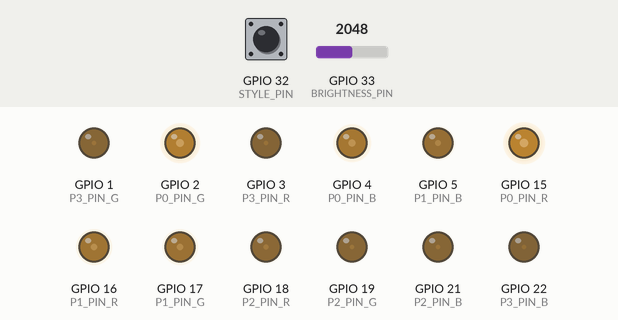
Recording of a sketch running on a simulated ESP32. Parts: output pins drawn as LEDs (lit = HIGH). Inputs (shaded band) come from the test bench; at power-on: GPIO 33 (BRIGHTNESS_PIN) = 2048, GPIO 32 (STYLE_PIN) HIGH. What the sketch prints to the serial monitor is not drawn.

Above: at 1.2 s.
1.3 s: GPIO 33 (BRIGHTNESS_PIN) set to 2866
At 1.7 s:
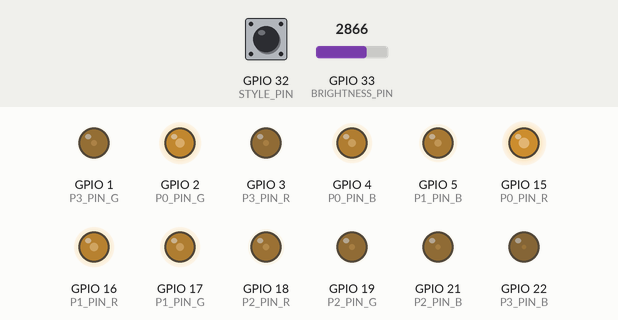
2.8 s: GPIO 32 (STYLE_PIN) pulled LOW for 0.15 s
At 3.2 s:
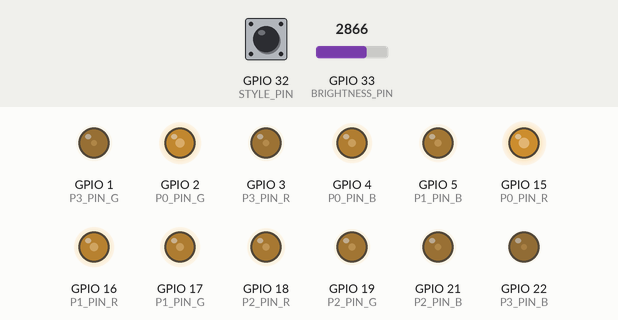
4.4 s: GPIO 33 (BRIGHTNESS_PIN) set to 3603
At 5.0 s:
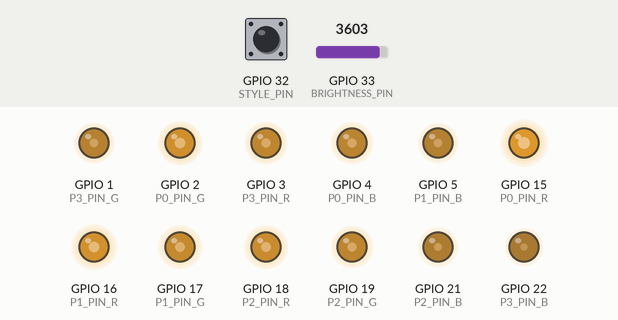
5.9 s: GPIO 32 (STYLE_PIN) pulled LOW for 1 s
At 8.1 s:
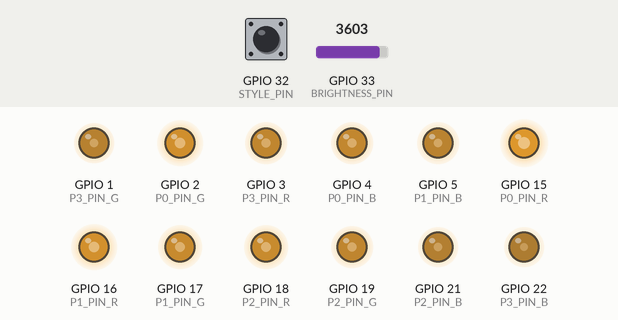
8.4 s: GPIO 32 (STYLE_PIN) pulled LOW for 0.15 s
At 9.7 s:
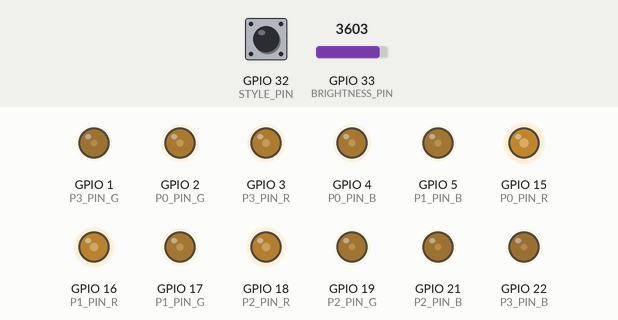
10.0 s: GPIO 33 (BRIGHTNESS_PIN) set to 4095
At 11.4 s:
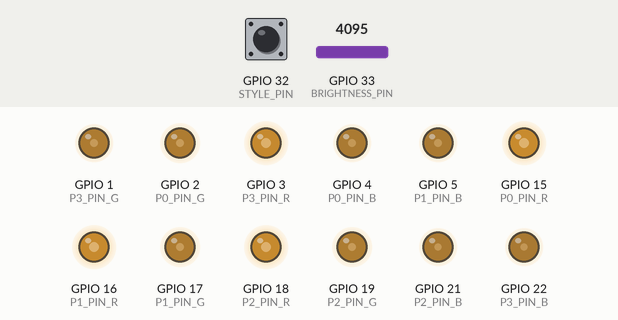
Timing chart, 0 to 12.5 s (numbered marks = the images above; inputs shaded):
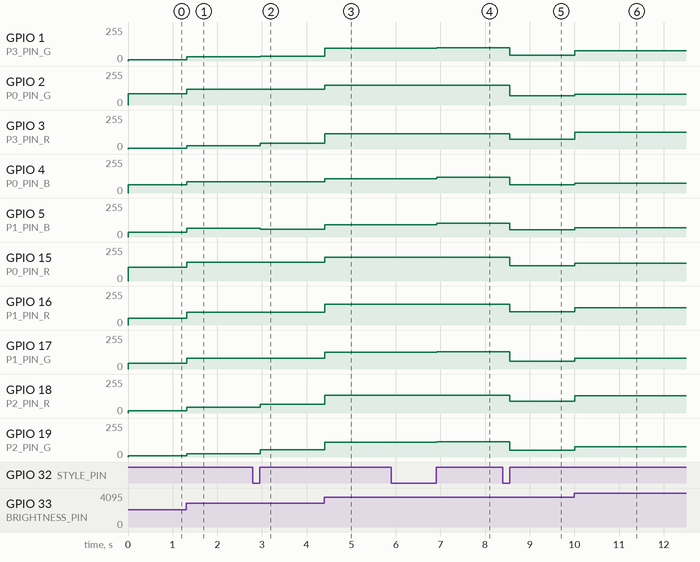

The sketch:

CityScape_ESP32Controller.ino
```cpp
#include "CityScape.h"
#include <iostream>

using namespace std;

//  Global variables
const int NUM_PANELS = 4;
const int NUM_STYLES = 9;
const int NUM_SOLID_COLORS = 5;

//  GPIO Panel LED Declarations
#define P0_PIN_R 15
#define P0_PIN_G 2
#define P0_PIN_B 4
#define P1_PIN_R 16
#define P1_PIN_G 17
#define P1_PIN_B 5
#define P2_PIN_R 18
#define P2_PIN_G 19
#define P2_PIN_B 21
#define P3_PIN_R 3
#define P3_PIN_G 1
#define P3_PIN_B 22

//  GPIO Button Declarations
#define STYLE_PIN 32
#define BRIGHTNESS_PIN 33

void setup() {
    // Debug print intiate
    Serial.begin(9600);
    Serial.print("Serial plotter started\n");

    //  LED Strip pin modes
    pinMode(P0_PIN_R, OUTPUT);
    pinMode(P0_PIN_G, OUTPUT);
    pinMode(P0_PIN_B, OUTPUT);
    pinMode(P1_PIN_R, OUTPUT);
    pinMode(P1_PIN_G, OUTPUT);
    pinMode(P1_PIN_B, OUTPUT);
    pinMode(P2_PIN_R, OUTPUT);
    pinMode(P2_PIN_G, OUTPUT);
    pinMode(P2_PIN_B, OUTPUT);
    pinMode(P3_PIN_R, OUTPUT);
    pinMode(P3_PIN_G, OUTPUT);
    pinMode(P3_PIN_B, OUTPUT);

    // Auxilary control pins
    pinMode(STYLE_PIN, INPUT_PULLUP);
    pinMode(BRIGHTNESS_PIN, INPUT);
}

void loop()
{
    //  Variable (single) declaration
    int termCase = 1;
    int runState = 0;
    int gpioStylePin = 36;
    int gpioLedPowerScale = 39;
    int styleProfile = 0;
    int caseGroupIndex = 0;
    bool styleButtonArmed = false;

    //  Variable (array) declaration
    //  https://docs.espressif.com/projects/esp-idf/en/v5.1/esp32/_images/esp32-devkitC-v4-pinout.png
    //  All pins run NE to NW on board orientation
    char* cityNames[NUM_PANELS];
    int gpioLedPins[NUM_PANELS][3] =
    {
        {P0_PIN_R, P0_PIN_G, P0_PIN_B},
        {P1_PIN_R, P1_PIN_G, P1_PIN_B},
        {P2_PIN_R, P2_PIN_G, P2_PIN_B},
        {P3_PIN_R, P3_PIN_G, P3_PIN_B}
    };
    int ledDefaultColors[NUM_PANELS][3] =
    {
        {206, 170, 122},
        {205, 173, 138},
        {134, 81, 73},
        {110, 147, 42},
    };
    int solidColorPresets[NUM_SOLID_COLORS][3]{
        {250, 250, 250},
        {255, 237, 168},
        {187, 161, 46},
        {141, 200, 242},
        {189, 222, 171}
    };

    //  Program Initialization
    struct led_panel panels[NUM_PANELS];
    cityNames[0] = add_city("auerbach");
    cityNames[1] = add_city("salina");
    cityNames[2] = add_city("dundee");
    cityNames[3] = add_city("vancouver");
    led_init(panels, cityNames, gpioLedPins, ledDefaultColors);


    //  Main loop
    while (runState != termCase) {
        //  Reset group index to 0
        //  SWITCH: Color Style Selecion
        //      Sets LED colors to appropriate style
        switch(styleProfile){
            // Individual panel city colors
            case(0):
                reset_panels_colors(panels, ledDefaultColors);
                break;
            //  Fallthrough case to setting group color
            case (1):   //  Auerbach
                caseGroupIndex = 1;
                [[fallthrough]];
            case (2):   //  Salina
                [[fallthrough]];
            case (3):   //  Dundee
                [[fallthrough]];
            case (4):   //  Vancouver
                group_landscape_color(panels, ledDefaultColors, (styleProfile - caseGroupIndex));
                break;
            //  Fallthrough case to setting group solid color
            case (5):   //  White
                caseGroupIndex = 5;
                [[fallthrough]];
            case (6):   //  Yellow - Butter
                [[fallthrough]];
            case (7):   //  Yellow - Dark
                [[fallthrough]];
            case (8):   //  Blue
                [[fallthrough]];
            case (9):   //  Green
                group_solid_color(panels, solidColorPresets, (styleProfile - caseGroupIndex));
                break;
            default:
                cout << "ERROR: Switch 'Color Style Selecion' default reached" << endl;
        }

        //  Output style to LED pins
        write_led_rgb(panels);
        delay(25);

        //  Check if we can arm the style button
        if (styleButtonArmed == false) {
            if (digitalRead(STYLE_PIN) == LOW) {
                styleButtonArmed = true;
            }
        }

        //  If the style button is armed, check if a high press is active
        if (styleButtonArmed == true && digitalRead(STYLE_PIN) == HIGH) {
            styleButtonArmed = false;
            styleProfile = incramentStyleCase(styleProfile);
        }
    }
}


//  Assign gpio pins to output of LED
void write_led_rgb(struct led_panel panels[]) {

    for (int i = 0; i < NUM_PANELS; ++i) {
        //  Scale panels RGB output to current brightness setting
        scale_panels_led_power(panels);

        //  Remove debug when copying into Arduino's IDE
        analogWrite((int)panels[i].redPin, (int)(panels[i].redValue));
        analogWrite((int)panels[i].greenPin, (int)(panels[i].greenValue));
        analogWrite((int)panels[i].bluePin, (int)(panels[i].blueValue));
    }
}


//  Address the LED Red, Green, and Blue color values individually
void set_led_color_single(struct led_panel &panel, char color, int colorValue) {
    switch (tolower(color)) {
    case 'r':
        panel.redValue = (int*)colorValue;
        return;
    case 'g':
        panel.greenValue = (int*)colorValue;
        return;
    case 'b':
        panel.blueValue = (int*)colorValue;
        return;
    }
    cout << "ERROR: Unexpected character provided. Char: " << color << endl;
    return;
}


//  Address the LED Reg, Green, and Blue color values all at once
void set_led_color_group(struct led_panel &panel, int r, int g, int b) {
    char rgb[3] = {'r', 'g', 'b'};
    int ledColors[] = { r, g, b };
    for (int i = 0; i < 3; ++i) {
        set_led_color_single(panel, rgb[i], ledColors[i]);
    }
    return;
}


//  Adjust all panels LED's to brightness level based on signwave
void set_led_color_sinwave(struct led_panel& panel) {
    //  LOGIC WORKFLOW
    //  1. Call sinwave radial from panel, scale LED based on that
    //  2. Scale the LED brightness based on radial calcualation

}


//  Get potentiometer value from analogInput
double get_brightness_normalized() {
    int inputVal = 0;
    double outputVal = 0.0;

    inputVal = analogRead(BRIGHTNESS_PIN);
    outputVal = map(inputVal, 0, 4096, 0, 100) / 100.0;

    return outputVal;
}


//  Return LED power based on potentiometer value
void scale_panels_led_power(struct led_panel panels[]) {
    for (int i = 0; i < NUM_PANELS; ++i) {
        int calculatedValue = 0;
        double scaleMultiple = get_brightness_normalized();

        calculatedValue = (int)panels[i].redValue * scaleMultiple;
        panels[i].redValue = (int*)calculatedValue;
        calculatedValue = (int)panels[i].blueValue * scaleMultiple;
        panels[i].blueValue = (int*)calculatedValue;
        calculatedValue = (int)panels[i].greenValue * scaleMultiple;
        panels[i].greenValue = (int*)calculatedValue;
    }
}


//  Allocate city name into memory
char* add_city(const char *newName) {
    char* newCity;
    int nameLen = 0;
    //  Parse length of char array to see if we find a null terminator
    for (int i = 0; i < 256; ++i) {
        if (newName[i] == '\0') {
            break;
        }
        nameLen += 1;
    }

    //  If we blew past 256 loops, assume bad data ingestion and use unknown
    if (nameLen == 256) {
        nameLen = 8;
        newName = "unknown";
    }

    //  Allocate heap memeory for needed size of char array
    newCity = new char[nameLen];
    for (int i = 0; i < nameLen; ++i) {
        newCity[i] = newName[i];
    }
    newCity[nameLen] = '\0';

    return newCity;
}


//  Change a panels LED power output
void set_led_power(struct led_panel &panel, int *newPower) {
    panel.power = (int*)(int)newPower;
}


//  Initialize LED values
void led_init(struct led_panel panels[], char *names[], int gpioLedPins[][3], int ledColors[][3]) {
    int arrLevel = 0;
    for (int i = 0; i < NUM_PANELS; ++i) {
        //  Simple data copy
        panels[i].name = names[i];
        panels[i].power = (int *)100;

        //  Pass in the assigned GPIO pins
        panels[i].redPin = (int*)gpioLedPins[i][0];
        panels[i].greenPin = (int*)gpioLedPins[i][1];
        panels[i].bluePin = (int*)gpioLedPins[i][2];

        //  Assign colors by group
        set_led_color_group(panels[i], ledColors[i][0], ledColors[i][1], ledColors[i][2]);
    }

}


//  - - Panel style setters - -
//
void reset_panels_colors(struct led_panel panels[], int ledColors[][3]) {
    for (int i = 0; i < NUM_PANELS; ++i) {
        set_led_color_group(panels[i], ledColors[i][0], ledColors[i][1], ledColors[i][2]);
    }
}
//  Sets all panels to one of the defined colors
void group_landscape_color(struct led_panel panels[], int ledColors[][3], int styleCase) {
    for (int i = 0; i < NUM_PANELS; ++i) {
        set_led_color_group(panels[i], ledColors[styleCase][0], ledColors[styleCase][1], ledColors[styleCase][2]);
    }
}
//  Sets all panels to a series of solid color
void group_solid_color(struct led_panel panels[], int solidColors[][3], int styleCase) {
    for (int i = 0; i < NUM_PANELS; ++i) {
        set_led_color_group(panels[i], solidColors[styleCase][0], solidColors[styleCase][1], solidColors[styleCase][2]);
    }
}


//  Incrament the styleProfile by one and loop if needed
int incramentStyleCase(int styleProfile) {
    if (styleProfile == NUM_STYLES) {
        return 0;
    }
    else {
        return styleProfile += 1;
    }
}


//  Debug print all data related to panel struct
void debug_print_panel(struct led_panel panels[]) {
    for (int i = 0; i < NUM_PANELS; ++i) {
        cout << "Panel name:    " << panels[i].name << endl;
        cout << "Power Level:   " << (int)panels[i].power << endl;
        cout << "GPIO Red:      " << (int)panels[i].redPin << endl;
        cout << "GPIO Red Val:  " << (int)panels[i].redValue << endl;
        cout << "GPIO Grn:      " << (int)panels[i].greenPin << endl;
        cout << "GPIO Grn Val:  " << (int)panels[i].greenValue << endl;
        cout << "GPIO Blu:      " << (int)panels[i].bluePin << endl;
        cout << "GPIO Blu Val:  " << (int)panels[i].blueValue << endl;
        cout << "- - - - - - - - - - - - -" << endl;
        cout << endl;
    }
}


//  Debug print a panels selected color pin value output
void debug_analogWrite(int pin, int value) {
    cout << "Pin: " << pin << endl;
    cout << "Value: " << value << endl;
    cout << "- - - - - - - - -" << endl;
    return;
}
```

CityScape.h
```cpp
//  - - Structs and Classes - -
//  Only one struct needed for this project.
//  - - - - - - - - -
//  led_panel tracks
struct led_panel {
    char* name;
    int* power;
    int* redPin;
    int* redValue;
    int* bluePin;
    int* blueValue;
    int* greenPin;
    int* greenValue;
};

//  - - Setters - -
//
//  - - - - - - - - -
void set_led_color_single(struct led_panel *panel, char color, int colorValue);
void set_led_color_group(struct led_panel &panel, int r, int g, int b);
void set_led_power(struct led_panel &panel, int *newPower);
void set_led_color_sinwave(struct led_panel& panel);


//  - - Getters - -
//
//  - - - - - - - - -
double get_brightness_normalized();


//  - - Modifiers - -
//
//  - - - - - - - - -
void scale_panels_led_power(struct led_panel panels[]);
void write_led_rgb(struct led_panel panels[]);
char* add_city(const char *newName);
void led_init(struct led_panel panels[], char *names[], int gpioLedPins[][3], int ledColors[][3]);


//  - - Patterns - -
//  All LED patten control functions
//  - - - - - - - - -
void reset_panels_colors(struct led_panel panels[], int ledColors[][3]);
void group_landscape_color(struct led_panel panels[], int ledColors[][3], int styleCase);
void group_solid_color(struct led_panel panels[], int ledColors[][3], int styleCase);
int incramentStyleCase(int styleProfile);


//  - - Debugging - -
//  Used for internal testing and to dump data or
//      memory to the terminal when needed
//  - - - - - - - - -
void debug_print_panel(struct led_panel *panel);
void debug_analogWrite(int pin, int value);
```

Measured:
- after the input at 1.3 s, GPIO 1 (P3_PIN_G): 9/255 → 32/255 at once; GPIO 2 (P0_PIN_G): 85/255 → 117/255 at once; GPIO 3 (P3_PIN_R): 6/255 → 24/255 at once; GPIO 4 (P0_PIN_B): 61/255 → 84/255 at once; GPIO 5 (P1_PIN_B): 34/255 → 65/255 at once
- after the input at 2.8 s, GPIO 1 (P3_PIN_G): 32/255 → 37/255 after 0.16 s; GPIO 3 (P3_PIN_R): 24/255 → 45/255 after 0.16 s; GPIO 5 (P1_PIN_B): 65/255 → 57/255 after 0.16 s; GPIO 17 (P1_PIN_G): 82/255 → 80/255 after 0.16 s; GPIO 18 (P2_PIN_R): 43/255 → 66/255 after 0.16 s
- after the input at 4.4 s, GPIO 1 (P3_PIN_G): 37/255 → 95/255 at once; GPIO 2 (P0_PIN_G): 117/255 → 147/255 at once; GPIO 3 (P3_PIN_R): 45/255 → 116/255 at once; GPIO 4 (P0_PIN_B): 84/255 → 106/255 at once; GPIO 5 (P1_PIN_B): 57/255 → 92/255 at once
- after the input at 5.9 s, GPIO 1 (P3_PIN_G): 95/255 → 98/255 after 1.0 s; GPIO 2 (P0_PIN_G): 147/255 → 150/255 after 1.0 s; GPIO 3 (P3_PIN_R): 116/255 → 115/255 after 1.0 s; GPIO 4 (P0_PIN_B): 106/255 → 120/255 after 1.0 s; GPIO 5 (P1_PIN_B): 92/255 → 104/255 after 1.0 s
- after the input at 8.4 s, GPIO 1 (P3_PIN_G): 98/255 → 45/255 after 0.15 s; GPIO 2 (P0_PIN_G): 150/255 → 70/255 after 0.15 s; GPIO 3 (P3_PIN_R): 115/255 → 75/255 after 0.15 s; GPIO 4 (P0_PIN_B): 120/255 → 63/255 after 0.15 s; GPIO 5 (P1_PIN_B): 104/255 → 54/255 after 0.15 s
- after the input at 10.0 s, GPIO 1 (P3_PIN_G): 45/255 → 77/255 at once; GPIO 2 (P0_PIN_G): 70/255 → 80/255 at once; GPIO 3 (P3_PIN_R): 75/255 → 126/255 at once; GPIO 4 (P0_PIN_B): 63/255 → 72/255 at once; GPIO 5 (P1_PIN_B): 54/255 → 71/255 at once
